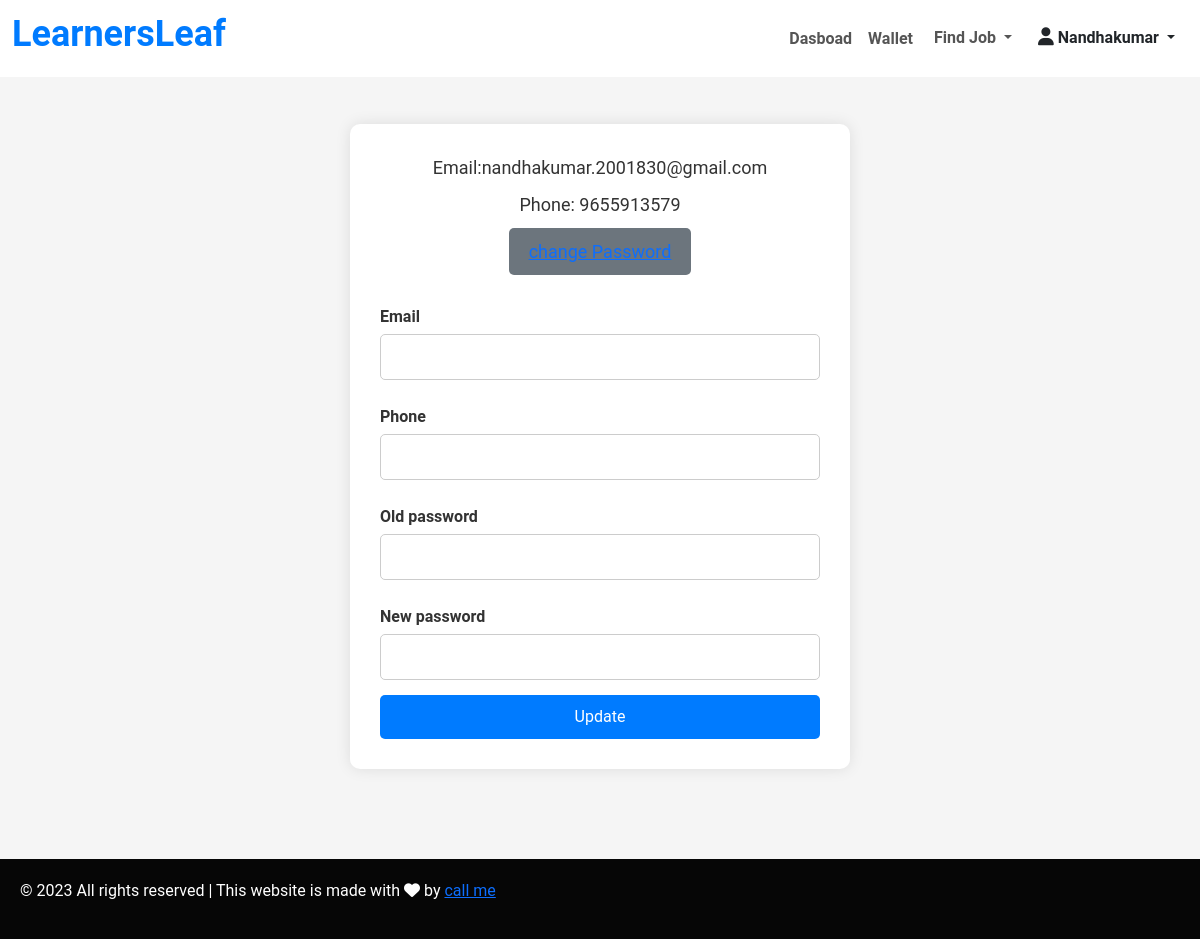
Screenshot of /t_contact/nandhakumar.2001830@gmail.com with the database file from the repository.
### kovai_app/models.py (models this page shows, shortened)
class TutorRegistration(models.Model):
    GENDER_CHOICES = [
        ('male', 'Male'),
        ('female', 'Female'),
    ]
    TEACHING_TYPES = [
        ('individual_teaching', 'Individual Teaching'),
        ('teaching_company', 'Teaching Company'),
    ]
    DEGREE_TYPES = [
        ('Secondary', 'Secondary'),
        ('Higher_Secondary', 'Higher Secondary'),
        ('Diploma', 'Diploma'),
        ('Graduation', 'Graduation'),
        ('AdvancedDiploma', 'Advanced Diploma'),
        ('PostGraduation', 'Post Graduation'),
        ('Doctorate/PhD', 'Doctorate/PhD'),
        ('Certification', 'Certification'),
        ('Other', 'Other'),
    ]
    ASSOCIATION_CHOICES = [
        ('parttime', 'Part time'),
        ('fulltime', 'Full time'),
        ('Correspondence', 'Correspondence / Distance Learning'),
    ]
    FEE_CHOICES = [
        ('per_hour', 'per hour'),
        ('per_month', 'per month'),
        ('per_year', 'per year'),
    ]
    INTEREST_CHOICES = [
        ('online_teaching', 'Online teaching'),
        ('offline_teaching', 'Offline teaching'),
        ('full_time', 'Full Time'),
        ('part_time', 'Part Time'),
        ('both', 'Both'),
    ]
    name = models.CharField(max_length=255)
    email = models.EmailField()
    password = models.CharField(max_length=255)
    confirm_password = models.CharField(max_length=255)
    types = models.CharField(max_length=50, choices=TEACHING_TYPES, null=True, blank=True)
    strength = models.CharField(max_length=255, null=True, blank=True)
    gender = models.CharField(max_length=10, choices=GENDER_CHOICES, null=True, blank=True)
    date_of_birth = models.DateField(null=True, blank=True)
    language = models.CharField(max_length=50, choices=TEACHING_TYPES, null=True, blank=True)
    language_two=models.CharField(max_length=50, choices=TEACHING_TYPES, null=True, blank=True)
    language_three=models.CharField(max_length=50, choices=TEACHING_TYPES, null=True, blank=True)
    language_four=models.CharField(max_length=50, choices=TEACHING_TYPES, null=True, blank=True)
    language_five=models.CharField(max_length=50, choices=TEACHING_TYPES, null=True, blank=True)
    location = models.CharField(max_length=255, null=True, blank=True)
    post_code = models.CharField(max_length=20, null=True, blank=True)
    subject = models.CharField(max_length=255, null=True, blank=True)
    from_level = models.CharField(max_length=255, null=True, blank=True)
    institution_name = models.CharField(max_length=255, null=True, blank=True)
    degree_type = models.CharField(max_length=50, choices=DEGREE_TYPES, null=True, blank=True)
    degree_name = models.CharField(max_length=255, null=True, blank=True)
    specialisation= models.CharField(max_length=255, null=True, blank=True)
    institution_name_two = models.CharField(max_length=255, null=True, blank=True)
    institution_name_three = models.CharField(max_length=255, null=True, blank=True)
    institution_name_four = models.CharField(max_length=255, null=True, blank=True)
    institution_name_five = models.CharField(max_length=255, null=True, blank=True)
    degree_type_two = models.CharField(max_length=50, choices=DEGREE_TYPES, null=True, blank=True)
    degree_name_two = models.CharField(max_length=255, null=True, blank=True)
    degree_type_three = models.CharField(max_length=50, choices=DEGREE_TYPES, null=True, blank=True)
    degree_name_three = models.CharField(max_length=255, null=True, blank=True)
    degree_type_four = models.CharField(max_length=50, choices=DEGREE_TYPES, null=True, blank=True)
    degree_name_four = models.CharField(max_length=255, null=True, blank=True)
    degree_type_five = models.CharField(max_length=50, choices=DEGREE_TYPES, null=True, blank=True)
    degree_name_five = models.CharField(max_length=255, null=True, blank=True)
    specialisation_two= models.CharField(max_length=255, null=True, blank=True)
    specialisation_three= models.CharField(max_length=255, null=True, blank=True)
    specialisation_four= models.CharField(max_length=255, null=True, blank=True)
    specialisation_five= models.CharField(max_length=255, null=True, blank=True)
    company_name = models.CharField(max_length=255, null=True, blank=True)
    job_roll = models.CharField(max_length=255, null=True, blank=True)
    company_name_two = models.CharField(max_length=255, null=True, blank=True)
    job_roll_two = models.CharField(max_length=255, null=True, blank=True)
    company_name_three = models.CharField(max_length=255, null=True, blank=True)
    job_roll_three = models.CharField(max_length=255, null=True, blank=True)
    company_name_four = models.CharField(max_length=255, null=True, blank=True)
    job_roll_four = models.CharField(max_length=255, null=True, blank=True)
    company_name_five = models.CharField(max_length=255, null=True, blank=True)
    job_roll_five = models.CharField(max_length=255, null=True, blank=True)
    year_of_experience=models.CharField(max_length=255, null=True, blank=True)
    year_of_experience_two=models.CharField(max_length=255, null=True, blank=True)
    year_of_experience_three=models.CharField(max_length=255, null=True, blank=True)
    year_of_experience_four=models.CharField(max_length=255, null=True, blank=True)
    year_of_experience_five=models.CharField(max_length=255, null=True, blank=True)
    i_charge = models.CharField(max_length=20, choices=FEE_CHOICES, null=True, blank=True)
    min_fee = models.DecimalField(max_digits=10, decimal_places=2, null=True, blank=True)
    max_fee = models.DecimalField(max_digits=10, decimal_places=2, null=True, blank=True)
    classes = models.CharField(max_length=20, choices=FEE_CHOICES, null=True, blank=True)
    other_subject = models.CharField(max_length=20, choices=FEE_CHOICES, null=True, blank=True)
    language_subject = models.CharField(max_length=20, choices=FEE_CHOICES, null=True, blank=True)
    curriculum= models.CharField(max_length=20, choices=FEE_CHOICES, null=True, blank=True)
    willing_to_travel = models.CharField(
        max_length=3,
        choices=[('yes', 'Yes'), ('no', 'No')],
        default='no',
        null=True,
        blank=True
    )
    available_for_online_teaching = models.CharField(
        max_length=3,
        choices=[('yes', 'Yes'), ('no', 'No')],
        default='no',
        null=True,
        blank=True
    )
    help_with_homework = models.CharField(
        max_length=3,
        choices=[('yes', 'Yes'), ('no', 'No')],
        default='no',
        null=True,
        blank=True
    )
    full_time_teacher = models.CharField(
        max_length=3,
        choices=[('yes', 'Yes'), ('no', 'No')],
        default='no',
        null=True,
        blank=True
    )
    interested_in = models.CharField(max_length=20, choices=INTEREST_CHOICES, null=True, blank=True)
    s_profile_description = models.TextField(null=True, blank=True)
    profile_description = models.TextField(null=True, blank=True)
    id_proof = models.ImageField(upload_to=upload_to, null=True, blank=True)
    profile_photo = models.ImageField(upload_to=upload_to,null=True)
    phone = models.CharField(max_length=15 ,null=True, blank=True)
    email_otp=models.BigIntegerField(null=True,blank=True)
    filename=models.CharField(max_length=500, choices=INTEREST_CHOICES, null=True, blank=True)
    coin=models.IntegerField(null=True, blank=True)
    review=models.IntegerField(null=True, blank=True)

### kovai_app/views.py (the view, shortened to what this page needs)
# urls.py: path('t_contact/<email>',views.t_contact, name='t_contact'),
def t_contact(request, email):
    a = TutorRegistration.objects.filter(email=email).first()
    return render(request, "t_contact.html", {"account": a})

### kovai_app/templates/t_contact.html (shortened to what this page needs)
{% load static %}
<!DOCTYPE html>
<html lang="en">
<head>
    <link href="https://cdn.jsdelivr.net/npm/bootstrap@5.3.3/dist/css/bootstrap.min.css" rel="stylesheet">
    <link rel="stylesheet" href="https://cdnjs.cloudflare.com/ajax/libs/font-awesome/6.6.0/css/all.min.css" />
</head>
<body>
    <nav class="navbar navbar-expand-lg navbar-light  fixed-top">
        <div class="container-fluid">
            <a class="navbar-brand " href="#">
                <h2>LearnersLeaf</h2>
            </a>
            <div class="collapse navbar-collapse" id="navbarNav">
                <ul class="navbar-nav ms-auto">
                    <li class="nav-item">
                        <a class="nav-link " href="/teacher_dashboard/{{account.email}}">Dasboad</a>
                   </li>
                   <li class="nav-item active">
                    <a class="nav-link  " href="/t_wallet/{{account.email}}">Wallet</a>
                </li>
                    <li class="nav-item dropdown">
                        <button class="btn dropdown-toggle" style="color: #555" data-bs-toggle="dropdown">
                            Find Job
                        </button>
                    </li>
                    <li class="nav-item ">
                        <div class="dropdown" style="color: #555">
                            <div class="btn dropdown-toggle" data-bs-toggle="dropdown">
                                <i class="fa-solid fa-user" style="font-size: 18px;"></i> {{account.name|title}}
                            </div>
                        </div>
                    </li>
                </ul>
            </div>
        </div>
    </nav>
  <h2 class="section-heading"> Contact</h2>
    <div class="main">
    <div class="profile-container">
         <ul>
            <li>Email:{{account.email}}</li>
            <li>Phone: {{account.phone}} </li>
            <li><button   class="post-btn" onclick="document.getElementById('c').innerHTML='check your mail' "><a  href="/change_p/{{account.email}}">change Password</a></button></li>
         </ul>
        <form action="/t_contact/{{account.email}}" method="POST" enctype="multipart/form-data">
            <label >Email</label>
            <input type="email" name="email"><br>
            <label >Phone</label>
            <input type="text" name="phone"><br>
            <label >Old password</label>
            <input type="password" name="old_password"><br>
            <label >New password</label>
            <input type="password" name="new_password"><br>
            <input type="submit" value="Update">
        </form>
    </div>
</div>
    <div class="footer">
        <p>&copy; 2023 All rights reserved | This website is made with <i
            class="fa-solid fa-heart"></i> by <a href="https://www.linkedin.com
            /in/krishnachandra-9a8a3a1a5/"> call me</a>
            </p>
    </div>
</body>
</html>

### kovai_app/templates/t_contact.html (style rules this page uses)
body { font-family: Arial, sans-serif; background-color: #f4f4f4; margin: 0; }
input[type="text"], select { width: 100%; padding: 10px; margin: 10px 0; border: 1px solid #ccc; border-radius: 5px; }
input[type="submit"] { background-color: rgb(0, 123, 255); color: white; padding: 10px 20px; border: none; border-radius: 5px; cursor: pointer; transition: background-color 0.3s ease; }
.profile-container { background-color: #fff; border-radius: 10px; padding: 30px; box-shadow: 0px 0px 15px rgba(0, 0, 0, 0.1); max-width: 500px; margin: 50px auto; text-align: center; }
.profile-container ul { list-style: none; padding: 0; margin-bottom: 30px; }
.profile-container ul li { font-size: 18px; margin-bottom: 10px; }
.profile-container form label { font-weight: bold; margin-top: 10px; text-align: left; display: block; width: 100%; color: #333; }
.profile-container input[type="email"], .profile-container input[type="text"], .profile-container input[type="password"] { width: 100%; padding: 10px; margin-top: 5px; margin-bottom: 15px; border-radius: 5px; border: 1px solid #ccc; box-sizing: border-box; }
.profile-container input[type="submit"] { background-color: #007bff; color: white; padding: 10px; border: none; border-radius: 5px; cursor: pointer; transition: background-color 0.3s ease; width: 100%; }
.navbar { background-color: white; }
.navbar-brand h2 { font-weight: bold; color: #007BFF; font-size: 36px; }
.section-heading { margin: 40px 0 20px; font-size: 24px; text-align: center; font-weight: bold; color: #f7fafd; animation: fadeInDown 1s ease; }
.navbar-nav .nav-item .nav-link { font-weight: bold; color: #555; }
.navbar-nav .btn { font-weight: bold; }
.post-btn { font-size: 18px; padding: 10px 20px; background-color: #6c757d; color: white; border: none; border-radius: 5px; transition: background-color 0.3s ease, transform 0.3s ease; }
.section-heading { margin: 40px 0 20px; font-size: 28px; text-align: center; font-weight: bold; color: #007bff; animation: fadeInDown 1s ease; }
body { background-color: #f5f5f5; font-family: 'Roboto', sans-serif; color: #333; }
h2 { color: #0a0606; font-weight: bold; }
.main { padding-bottom: 40px; }
.footer { background-color: #060606; padding: 20px; color: #fff; margin-left: 0; }

### rows the page displays
TutorRegistration: name "Nandhakumar", email "nandhakumar.2001830@gmail.com", phone "9655913579"
